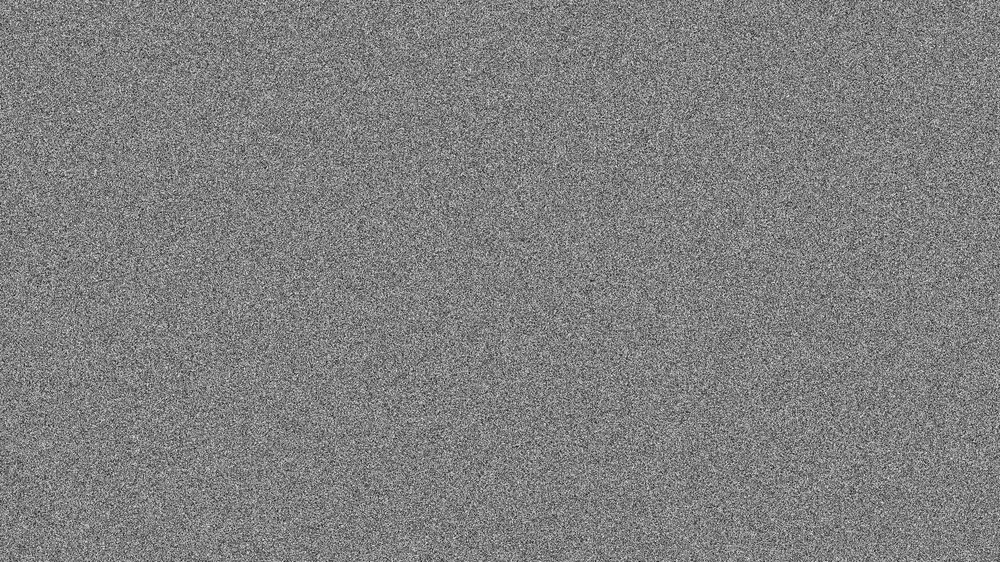
#> input picture V3922012_CLARIVA MEYDIETA WIDAGDO_RSA-ENKRIPSI GAMBAR/roti-sobek.jpg, 1000 x 562 px, shrunk from 2121 x 1193 before the run, found by its file name
$ python RSA-GAMBAR.py
#> lines starting #> are read from the running program, lines starting #| are printed output that depends on the picture
#!/usr/bin/env python
# coding: utf-8

# In[ ]:


import cv2
import numpy as np

demo = cv2.imread(r"C:\Users\Asus\Documents\SEMESTER 3\PRAKTIK SISTEM KEAMANAN DATA\V3922012_CLARIVA MEYDIETA WIDAGDO_RSA-ENKRIPSI GAMBAR\roti-sobek.jpg", 0)
#> demo is the input picture: shape (562, 1000); min 1, max 255, mean 127.5
r, c = demo.shape
#> r = 562; c = 1000
key = np.random.randint(0, 256, size=(r, c), dtype=np.uint8)
cv2.imwrite(r"C:\Users\Asus\Documents\SEMESTER 3\PRAKTIK SISTEM KEAMANAN DATA\V3922012_CLARIVA MEYDIETA WIDAGDO_RSA-ENKRIPSI GAMBAR\roti-sobek.jpg", key)
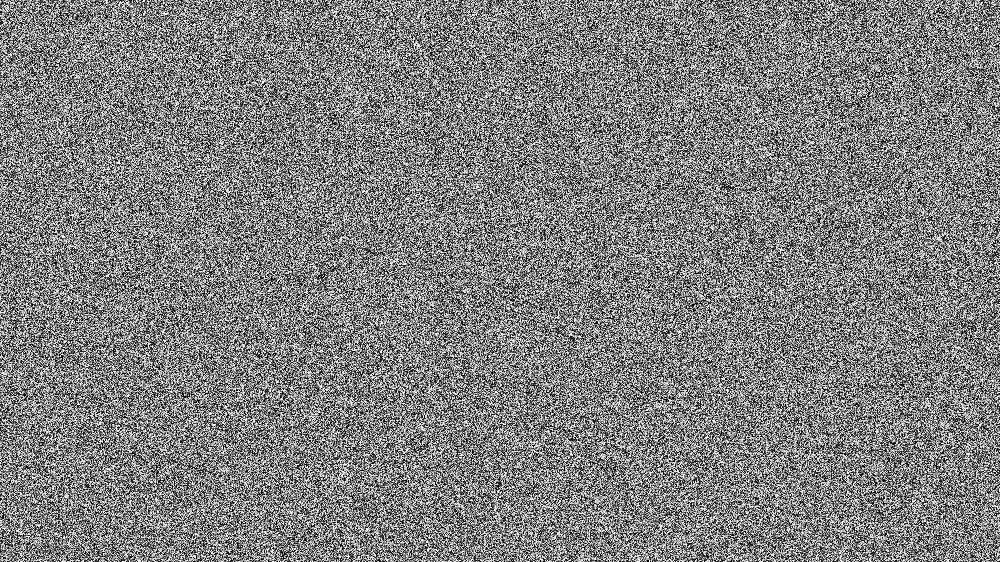
#> saved as roti-sobek.jpg: shape (562, 1000); min 0, max 255, mean 127.5

cv2.imshow("demo", demo)
cv2.imshow("key", key)

encryption = cv2.bitwise_xor(demo, key)
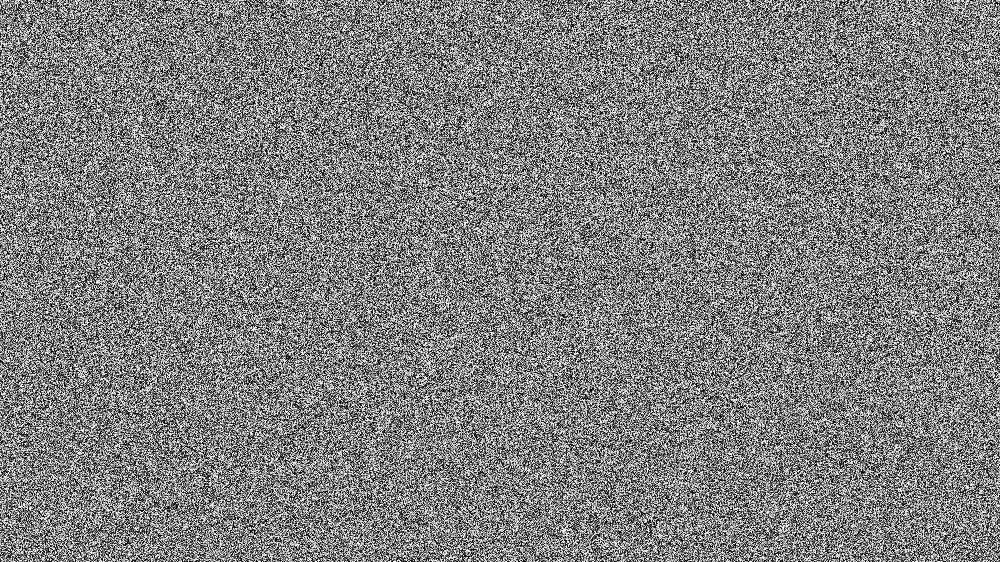
#> encryption: shape (562, 1000); min 0, max 255, mean 127.5
cv2.imwrite(r"C:\Users\Asus\Documents\SEMESTER 3\PRAKTIK SISTEM KEAMANAN DATA\V3922012_CLARIVA MEYDIETA WIDAGDO_RSA-ENKRIPSI GAMBAR\ENKRIPSI-roti-sobek.jpg", encryption)
decryption = cv2.bitwise_xor(encryption, key)
cv2.imwrite(r"C:\Users\Asus\Documents\SEMESTER 3\PRAKTIK SISTEM KEAMANAN DATA\V3922012_CLARIVA MEYDIETA WIDAGDO_RSA-ENKRIPSI GAMBAR\DESKRIPSI-roti-sobek.jpg", decryption)

cv2.imshow("encryption", encryption)
cv2.imshow("decryption", decryption)

cv2.waitKey(-1)
cv2.destroyAllWindows()


# In[ ]:
